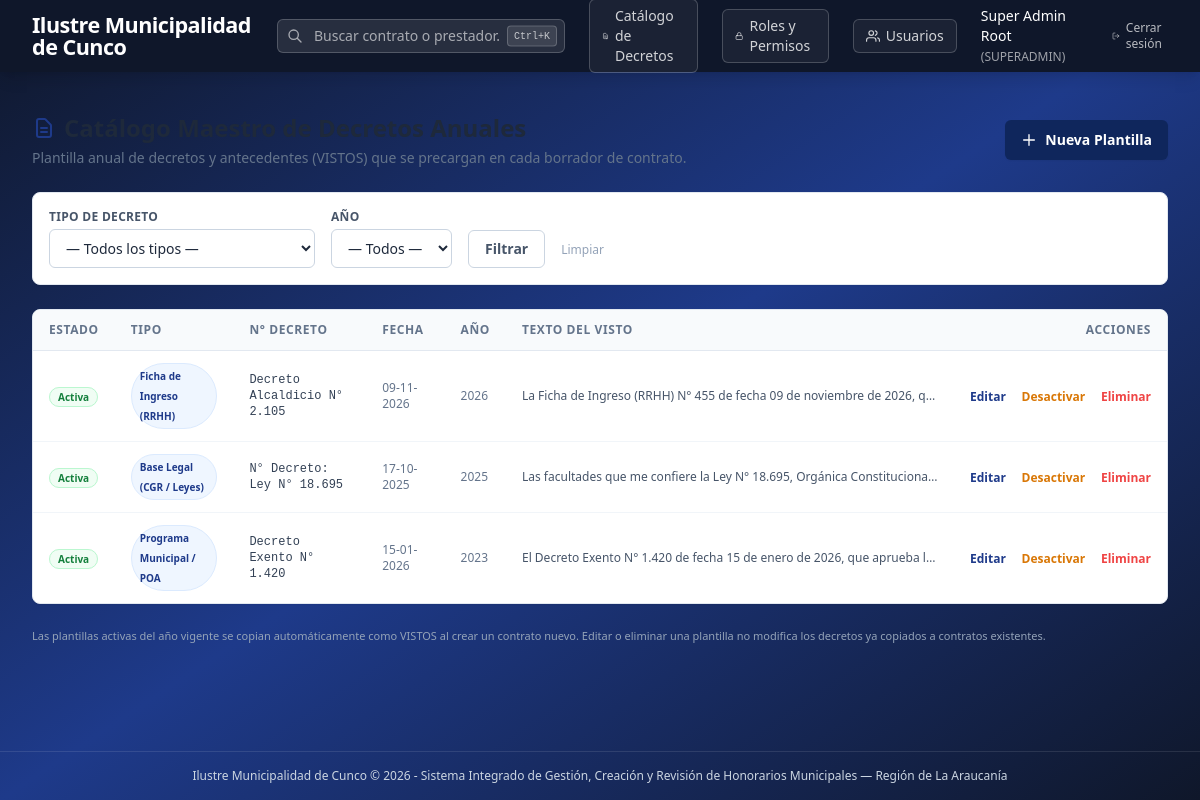
Screenshot of /decrees/ (signed in) with the database file from the repository.
### app/models/user.py (models this page shows, shortened)
class User(db.Model):
    __tablename__ = 'users'
    id = db.Column(db.Integer, primary_key=True, autoincrement=True)
    rut = db.Column(db.String(20), nullable=False, unique=True)
    first_name = db.Column(db.String(100), nullable=False)
    last_name = db.Column(db.String(100), nullable=False)
    email = db.Column(db.String(120), nullable=False, unique=True)
    password_hash = db.Column(db.String(255), nullable=False)
    role = db.Column(db.String(50), nullable=False)  # SUPERADMIN, ADMIN_RRHH, JEFE_DEPTO, FINANZAS_CONTROL
    department_id = db.Column(db.Integer, db.ForeignKey('departments.id', ondelete='SET NULL'), nullable=True)
    is_active = db.Column(db.Integer, nullable=False, default=1)
    receive_email_notifications = db.Column(db.Integer, nullable=False, default=0)
    disabled_notifications = db.Column(db.Text, nullable=True)  # JSON list of action codes
    created_at = db.Column(db.DateTime, nullable=False, default=datetime.utcnow)
    def has_permission(self, *perms):
        if self.role == 'SUPERADMIN':
            return True

### app/models/decree.py (models this page shows, shortened)
class DecreeTemplate(db.Model):
    __tablename__ = 'decree_templates'
    id = db.Column(db.Integer, primary_key=True)
    decree_type = db.Column(db.String(50), nullable=False, default='OTRO')
    decree_number = db.Column(db.String(100), nullable=True)
    decree_date = db.Column(db.Date, nullable=True)
    description = db.Column(db.Text, nullable=False)
    year = db.Column(db.Integer, nullable=True)
    is_active = db.Column(db.Boolean, default=True, nullable=False)
    created_at = db.Column(db.DateTime, default=datetime.utcnow, nullable=False)
    @property
    def decree_type_label(self):
        return _decree_type_label(self.decree_type)

### app/routes/decrees.py (the view)
@decrees_bp.route('/')
@login_required
def index():
    current_user = get_current_user()
    if not (current_user and current_user.has_permission('create_decree', 'edit_decree', 'delete_decree', 'sign_decree')):
        flash('No tiene permisos para acceder al catálogo de decretos.', 'danger')
        return redirect(url_for('dashboard.index'))
    year_filter = request.args.get('year', type=int)
    type_filter = request.args.get('type', '').strip()
    query = DecreeTemplate.query
    if year_filter:
        query = query.filter(DecreeTemplate.year == year_filter)
    if type_filter and type_filter in DECREE_TYPE_LABELS:
        query = query.filter(DecreeTemplate.decree_type == type_filter)
    templates = query.order_by(
        DecreeTemplate.is_active.desc(),
        DecreeTemplate.year.desc(),
        DecreeTemplate.id.desc()
    ).all()
    available_types = DECREE_TYPE_LABELS
    return render_template(
        'decrees/index.html',
        templates=templates,
        available_types=available_types,
        year_filter=year_filter or '',
        type_filter=type_filter,
        available_years=_prune_future_years(),
    )

### app/templates/decrees/index.html (shortened to what this page needs)
{% extends 'base.html' %}
{% block content %}
<div class="max-w-6xl mx-auto space-y-6">
    <div class="flex flex-wrap justify-between items-center gap-4">
        <div>
            <h1 class="text-2xl font-bold text-slate-800 flex items-center gap-2">
                <svg class="w-6 h-6 text-[#1e3a8a]" fill="none" stroke="currentColor" viewBox="0 0 24 24">
                    <path stroke-linecap="round" stroke-linejoin="round" stroke-width="2" d="M9 12h6m-6 4h6m2 5H7a2 2 0 01-2-2V5a2 2 0 012-2h5.586a1 1 0 01.707.293l5.414 5.414a1 1 0 01.293.707V19a2 2 0 01-2 2z"/>
                </svg>
            </h1>
            <p class="text-sm text-slate-500 mt-1">Plantilla anual de decretos y antecedentes (VISTOS) que se precargan en cada borrador de contrato.</p>
        </div>
        {% if 'create_decree' in g.user_perms %}
        <a href="{{ url_for('decrees.create') }}"
            class="bg-[#0f265c] hover:bg-[#1e3a8a] text-white text-sm font-semibold px-4 py-2.5 rounded-md shadow-sm transition-all active:scale-95 flex items-center gap-2">
            <svg class="w-4 h-4" fill="none" stroke="currentColor" viewBox="0 0 24 24"><path stroke-linecap="round" stroke-linejoin="round" stroke-width="2" d="M12 4v16m8-8H4"/></svg>
            Nueva Plantilla
        </a>
        {% endif %}
    </div>
    <div class="bg-white rounded-lg border border-slate-200 shadow-sm p-4">
        <form method="GET" action="{{ url_for('decrees.index') }}" class="flex flex-wrap items-end gap-4">
            <div>
                <label class="block text-xs font-semibold text-slate-600 uppercase tracking-wide mb-1">Tipo de Decreto</label>
                <select name="type" class="border border-slate-300 rounded-md text-sm px-3 py-2 bg-white min-w-[220px]">
                    <option value="">— Todos los tipos —</option>
                </select>
            </div>
            <div>
                <label class="block text-xs font-semibold text-slate-600 uppercase tracking-wide mb-1">Año</label>
                <select name="year" class="border border-slate-300 rounded-md text-sm px-3 py-2 bg-white">
                    <option value="">— Todos —</option>
                </select>
            </div>
            <button type="submit" class="border border-slate-300 hover:border-[#1e3a8a] hover:text-[#1e3a8a] text-slate-600 text-sm font-semibold px-4 py-2 rounded-md transition-colors">Filtrar</button>
            <a href="{{ url_for('decrees.index') }}" class="text-xs text-slate-400 hover:text-slate-600 self-end mb-2.5">Limpiar</a>
        </form>
    </div>
    <div class="bg-white rounded-lg border border-slate-200 shadow-sm overflow-hidden">
        <div class="overflow-x-auto">
            <table class="w-full text-sm">
                <thead>
                    <tr class="bg-slate-50 border-b border-slate-200 text-left">
                        <th class="px-4 py-3 text-xs font-bold text-slate-500 uppercase tracking-wider">Estado</th>
                        <th class="px-4 py-3 text-xs font-bold text-slate-500 uppercase tracking-wider">Tipo</th>
                        <th class="px-4 py-3 text-xs font-bold text-slate-500 uppercase tracking-wider">N° Decreto</th>
                        <th class="px-4 py-3 text-xs font-bold text-slate-500 uppercase tracking-wider">Fecha</th>
                        <th class="px-4 py-3 text-xs font-bold text-slate-500 uppercase tracking-wider">Año</th>
                        <th class="px-4 py-3 text-xs font-bold text-slate-500 uppercase tracking-wider">Texto del VISTO</th>
                        <th class="px-4 py-3 text-xs font-bold text-slate-500 uppercase tracking-wider text-right">Acciones</th>
                    </tr>
                </thead>
                <tbody class="divide-y divide-slate-100">
                    {% for t in templates %}
                    <tr class="hover:bg-blue-50/40 transition-colors">
                        <td class="px-4 py-3">
                            {% if t.is_active %}
                            <span class="text-[10px] font-semibold px-2 py-0.5 rounded-full bg-green-50 text-green-700 border border-green-200">Activa</span>
                            {% else %}
                            <span class="text-[10px] font-semibold px-2 py-0.5 rounded-full bg-slate-100 text-slate-500 border border-slate-200">Inactiva</span>
                            {% endif %}
                        </td>
                        <td class="px-4 py-3">
                            <span class="inline-block text-[10px] font-semibold px-2 py-0.5 rounded-full bg-blue-50 text-[#1e3a8a] border border-blue-100">{{ t.decree_type_label }}</span>
                        </td>
                        <td class="px-4 py-3 font-mono text-xs text-slate-700">{{ t.decree_number or '—' }}</td>
                        <td class="px-4 py-3 text-xs text-slate-500">{{ t.decree_date.strftime('%d-%m-%Y') if t.decree_date else '—' }}</td>
                        <td class="px-4 py-3 text-xs text-slate-500">{{ t.year or '—' }}</td>
                        <td class="px-4 py-3 text-xs text-slate-600 max-w-md">
                            <p class="truncate" title="{{ t.description }}">{{ t.description }}</p>
                        </td>
                        <td class="px-4 py-3 text-right whitespace-nowrap">
                            {% if 'edit_decree' in g.user_perms %}
                            <a href="{{ url_for('decrees.edit', template_id=t.id) }}"
                                class="text-xs font-semibold text-[#1e3a8a] hover:text-[#4A2E1B] hover:underline mr-3">Editar</a>
                            {% endif %}
                            {% if 'edit_decree' in g.user_perms %}
                            <form method="POST" action="{{ url_for('decrees.toggle', template_id=t.id) }}" class="inline-block mr-3"
                                onsubmit="return confirm('¿Desea {{ 'desactivar' if t.is_active else 'reactivar' }} esta plantilla?')">
                                <button type="submit" class="text-xs font-semibold text-amber-600 hover:text-amber-800 hover:underline">
                                    {{ 'Desactivar' if t.is_active else 'Activar' }}
                                </button>
                            </form>
                            {% endif %}
                            {% if 'delete_decree' in g.user_perms %}
                            <form method="POST" action="{{ url_for('decrees.delete', template_id=t.id) }}" class="inline-block"
                                onsubmit="return confirm('¿Eliminar esta plantilla del catálogo? Los contratos existentes NO se modificarán.')">
                                <button type="submit" class="text-xs font-semibold text-red-500 hover:text-red-700 hover:underline">Eliminar</button>
                            </form>
                            {% endif %}
                        </td>
                    </tr>
                    {% else %}
                    <tr>
                        <td colspan="7" class="px-4 py-10 text-center text-sm text-slate-400">
                            No hay plantillas de decretos registradas en el catálogo que coincidan con los filtros.
                        </td>
                    </tr>
                    {% endfor %}
                </tbody>
            </table>
        </div>
    </div>
    <p class="text-[11px] text-slate-400">
        Las plantillas activas del año vigente se copian automáticamente como VISTOS al crear un contrato nuevo.
        Editar o eliminar una plantilla no modifica los decretos ya copiados a contratos existentes.
    </p>
</div>
{% endblock %}

### app/templates/base.html (shortened to what this page needs)
<!DOCTYPE html>
<html lang="es">
<head>
    <script src="https://cdn.tailwindcss.com"></script>
</head>
<body class="min-h-screen text-slate-800 flex flex-col font-sans bg-gradient-to-br from-[#0f172a] via-[#1e3a8a] to-slate-900">
    <nav class="bg-slate-900 text-white shadow-lg relative z-50">
        <div class="max-w-7xl mx-auto px-4 sm:px-6 lg:px-8">
            <div class="flex items-center justify-between h-[72px]">
                <div class="flex items-center space-x-6">
                    <a href="{{ url_for('dashboard.index') }}" class="flex items-center space-x-3 group">
                        <span class="font-extrabold text-[1.35rem] tracking-tight text-white leading-none">{{ g.municipio_nombre | default('SIGH-MUNI') }}</span>
                    </a>
                </div>
                {% if session.get('user_id') %}
                <div class="flex items-center gap-6">
                    <div class="relative" id="global_search_container">
                        <div class="relative">
                            <svg class="absolute left-2.5 top-1/2 -translate-y-1/2 w-4 h-4 text-white/60" fill="none" stroke="currentColor" viewBox="0 0 24 24">
                                <path stroke-linecap="round" stroke-linejoin="round" stroke-width="2" d="M21 21l-6-6m2-5a7 7 0 11-14 0 7 7 0 0114 0z"/>
                            </svg>
                            <input type="text" id="global_search_input"
                                placeholder="Buscar contrato o prestador..."
                                autocomplete="off"
                                class="w-56 lg:w-72 pl-9 pr-16 py-1.5 bg-white/10 border border-white/20 rounded-md text-sm text-white placeholder-white/60 focus:outline-none focus:ring-2 focus:ring-white/40 focus:bg-white/20 transition">
                            <kbd class="absolute right-2 top-1/2 -translate-y-1/2 text-[10px] bg-white/10 text-white/70 px-1.5 py-0.5 rounded border border-white/20 font-mono">Ctrl+K</kbd>
                        </div>
                    </div>
                    {% if 'create_decree' in g.user_perms or 'edit_decree' in g.user_perms or 'delete_decree' in g.user_perms or 'sign_decree' in g.user_perms %}
                    <a href="{{ url_for('decrees.index') }}"
                        class="flex items-center gap-1.5 text-sm font-medium text-white/80 hover:text-white transition border border-white/20 bg-white/5 hover:bg-white/10 px-3 py-1.5 rounded-md"
                        title="Catálogo maestro de decretos anuales (VISTOS)">
                        Catálogo de Decretos
                    </a>
                    {% endif %}
                    {% if 'manage_roles' in g.user_perms %}
                    <a href="{{ url_for('admin.roles') }}"
                        class="flex items-center gap-1.5 text-sm font-medium text-white/80 hover:text-white transition border border-white/20 bg-white/5 hover:bg-white/10 px-3 py-1.5 rounded-md"
                        title="Gestión de roles y permisos (RBAC)">
                        <svg xmlns="http://www.w3.org/2000/svg" width="14" height="14" viewBox="0 0 24 24" fill="none" stroke="currentColor" stroke-width="2" stroke-linecap="round" stroke-linejoin="round"><rect x="3" y="11" width="18" height="11" rx="2" ry="2"/><path d="M7 11V7a5 5 0 0 1 10 0v4"/></svg>
                        Roles y Permisos
                    </a>
                    {% endif %}
                    {% if 'manage_users' in g.user_perms %}
                    <a href="{{ url_for('admin.users') }}"
                        class="flex items-center gap-1.5 text-sm font-medium text-white/80 hover:text-white transition border border-white/20 bg-white/5 hover:bg-white/10 px-3 py-1.5 rounded-md"
                        title="Gestión de usuarios y contraseñas">
                        Usuarios
                    </a>
                    {% endif %}
                    <a href="{{ url_for('auth.profile') }}" class="text-sm font-medium text-white hover:text-white/80 transition">
                        {{ session.get('user_name') }}
                        <span class="text-xs text-white/60">({{ session.get('user_role') }})</span>
                    </a>
                    <a href="{{ url_for('auth.logout') }}" class="text-white/70 hover:text-white text-xs font-medium transition flex items-center gap-1.5">
                        <svg xmlns="http://www.w3.org/2000/svg" width="14" height="14" viewBox="0 0 24 24" fill="none" stroke="currentColor" stroke-width="2" stroke-linecap="round" stroke-linejoin="round"><path d="M9 21H5a2 2 0 0 1-2-2V5a2 2 0 0 1 2-2h4"/><polyline points="16 17 21 12 16 7"/><line x1="21" y1="12" x2="9" y2="12"/></svg>
                        Cerrar sesión
                    </a>
                </div>
                {% endif %}
            </div>
        </div>
    </nav>
    <main class="flex-grow max-w-7xl w-full mx-auto px-4 sm:px-6 lg:px-8 py-6 relative z-10">
        {% block content %}{% endblock %}
    </main>
    <footer class="text-center py-4 text-xs text-slate-300 border-t border-white/10">
        {{ g.municipio_nombre | default('SIGH-MUNI') }} &copy; 2026 - Sistema Integrado de Gestión, Creación y Revisión de Honorarios Municipales
        {% if g.municipio_region %} &mdash; {{ g.municipio_region }}{% endif %}
    </footer>
</body>
</html>

### rows the page displays
User: get "SUPERADMIN"
DecreeTemplate: shows "Activa", decree_type_label "Ficha de Ingreso (RRHH)", decree_number "Decreto Alcaldicio N° 2.105", decree_date "09-11-2026", year "2026", description "La Ficha de Ingreso (RRHH) N° 455 de fecha 09 de noviembre de 2026, q…", is_active "Desactivar"
DecreeTemplate: shows "Activa", decree_type_label "Base Legal (CGR / Leyes)", decree_number "N° Decreto: Ley N° 18.695", decree_date "17-10-2025", year "2025", description "Las facultades que me confiere la Ley N° 18.695, Orgánica Constituciona…", is_active "Desactivar"
DecreeTemplate: shows "Activa", decree_type_label "Programa Municipal / POA", decree_number "Decreto Exento N° 1.420", decree_date "15-01-2026", year "2023", description "El Decreto Exento N° 1.420 de fecha 15 de enero de 2026, que aprueba l…", is_active "Desactivar"

### other values shown
{{ g.municipio_nombre | default('SIGH-MUNI') }} "Ilustre Municipalidad de Cunco"
{{ session.get('user_name') }} "Super Admin Root"
{{ g.municipio_region }} "Región de La Araucanía"
